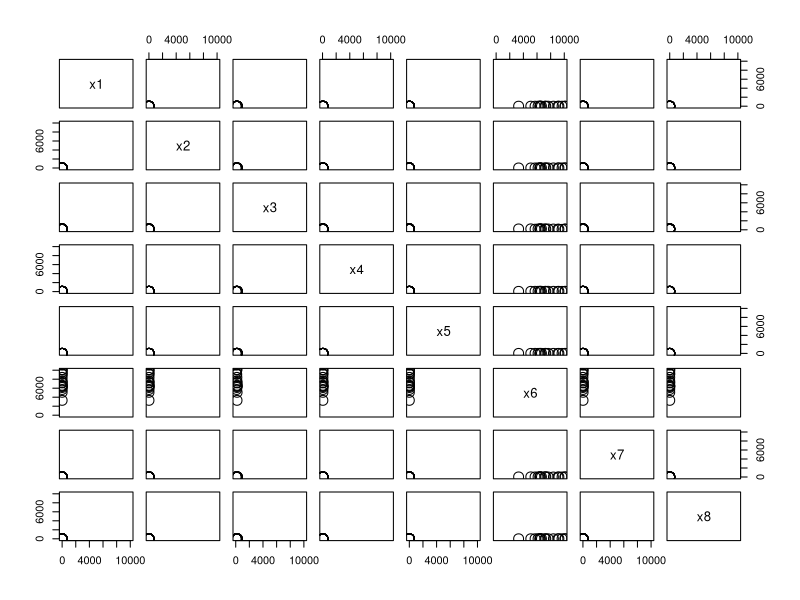
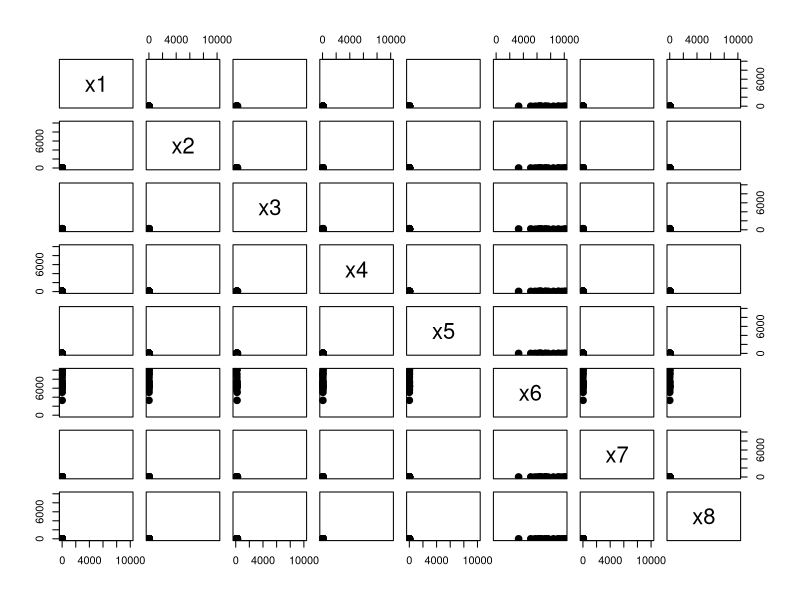

R code for these plots, in order:
Sys.setlocale(category = "LC_ALL", locale = "Korean_Korea.UTF-8")

# for Pycharm
company <- read.csv(file='practcing_R_analysis/data_files/company.csv',
                    header = TRUE)
company.Y <- company[-1]
company.X <- company.Y[-9]
summary(company.X)

# 산점도 행렬
par(mfrow=c(1,1))
pairs(company.X, cex=2, xlim=c(0,10000), ylim=c(0, 10000), cex.labels = 1.2)
plot(company.X, pch=20, cex=2, xlim=c(0,10000), ylim=c(0, 10000))

# mean, cov, cor
compnay.x_bar <- colMeans(company.X)
company.S <- cov(company.X)
company.R <- cor(company.X)

# 중심화된 자료행렬 C
compnay.C <- scale(company.X, center=TRUE, scale=FALSE)
company.Z <- scale(company.X, center=TRUE, scale = TRUE)

# 공분산행렬
company.Sz <- cov(company.Z)
check_bool <- company.Sz == company.R
check_subtract <- company.Sz - company.R

#class별 평균벡터, 표준편차
compnay.Agg.mean <- aggregate(company.Y, list(company.Y$class), mean)
company.Agg.std <- aggregate(company.Y, list(company.Y$class), sd)

# 새로운 자료행렬 V 계산
company.V <- as.data.frame(lapply(company.X, FUN= function(x)
                    (x-min(x))/(max(x)-min(x))))